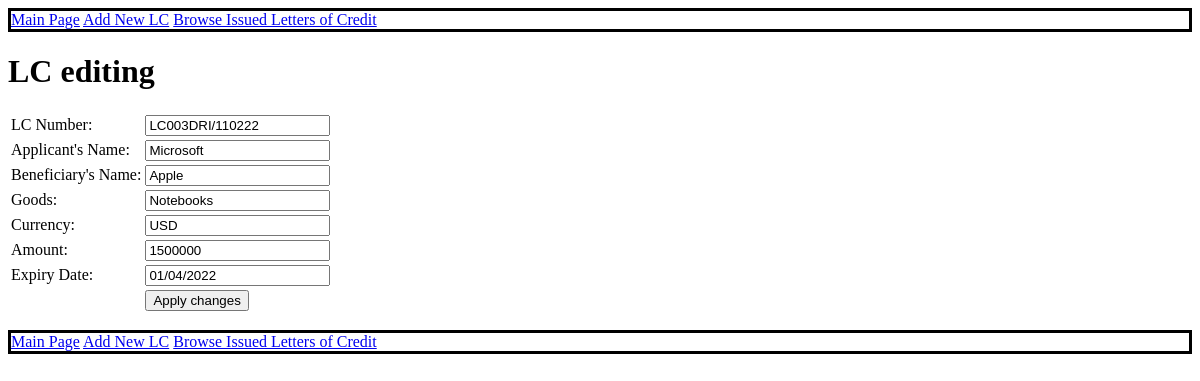
Page /letters/3/edit on the committed database.
### letter.py (models this page shows, shortened)
class Letter(db.Model):  # inherit from db.Model
    id = db.Column(db.Integer, primary_key=True)
    lc_number = db.Column(db.String(15), nullable=False, unique=True)
    applicant_name = db.Column(db.String(100), nullable=False)
    beneficiary_name = db.Column(db.String(100), nullable=False)
    goods = db.Column(db.String(100), nullable=False)
    currency = db.Column(db.String(3), nullable=False)
    amount = db.Column(db.Integer, nullable=False)
    date_of_issue = db.Column(db.String(10), nullable=False)
    expiry_date = db.Column(db.String(10), nullable=False)

### letter.py (the view)
@app.route('/letters/<path:applicant_name>')     #route for applicant's details (dinamic URL).
def applicant_detail(applicant_name):
    letters_of_credit = Letter.query.filter(Letter.applicant_name == applicant_name)     #create an instance
    applicants = Applicant.query.all()          #choose all records from table applicant with further passing it to template
    if letters_of_credit is not None:           #if letter is in BD, render template applicant
        return render_template('applicant_detail.html', letters_of_credit = letters_of_credit, applicant_name = applicant_name, applicants = applicants)  #вторым параметром передаем список arcticles в шаблон
    else:                       #else redirection to letters page
        redirect('/letters')

### templates/letter_update.html (shortened to what this page needs)
{% extends 'base.html' %}
{% block body %}
<div class="container mt-5">
  <h1>LC editing</h1>
    <form method="post" class="form-letter">
        <table>
            <tbody>
                <tr><td><label>LC Number:</label></td><td><input type="text" name="LC Number" id="LC Number" class="form-control" placeholder="Input LC Number" value="{{ letter.lc_number }}" required></td></tr>
                <tr><td><label>Applicant's Name:</label></td> <td><input type="text" name="Applicant's Name" id="Applicant's Name" class="form-control" placeholder="Input Applicant's Name" value="{{ letter.applicant_name }}" required></td></tr>
                <tr><td><label>Beneficiary's Name:</label></td><td><input type="text" name="Beneficiary's Name" id="Beneficiary's Name" class="form-control" placeholder="Input Beneficiary's Name" value="{{ letter.beneficiary_name }}" required></td></tr>
                <tr><td><label>Goods:</label> </td><td><input type="text" name="Goods" id="Goods" class="form-control" placeholder="Input Goods Description" value="{{ letter.goods }}" required></td></tr>
                <tr><td><label>Currency:</label> </td><td><input type="text" name="Currency" id="Currency" class="form-control" placeholder="Input Currency" value="{{ letter.currency }}" required></td></tr>
                <tr><td><label>Amount:</label> </td><td><input type="text" name="Amount" id="Amount" class="form-control" placeholder="Input Amount" value="{{ letter.amount }}" required></td></tr>
                <tr><td><label>Expiry Date: </label> </td><td><input type="text" name="Expiry Date" id="Expiry Date" class="form-control" placeholder="dd/mm/yyyy" value="{{ letter.expiry_date }}" align="center"></td></tr>
                <tr><td></td><td><input type="submit" class="btn btn-success" onclick="return confirm('Are you sure to apply changes?');" value="Apply changes"></td></tr>
            </tbody>
        </table>
    </form>
   </div>
{% endblock %}

### static/css/main.css (style rules this page uses)
body { background: white; }

### rows in the picture
Letter: lc_number "LC003DRI/110222", applicant_name "Microsoft", beneficiary_name "Apple", Goods "Notebooks", Currency "USD", Amount "1500000", expiry_date "01/04/2022"
